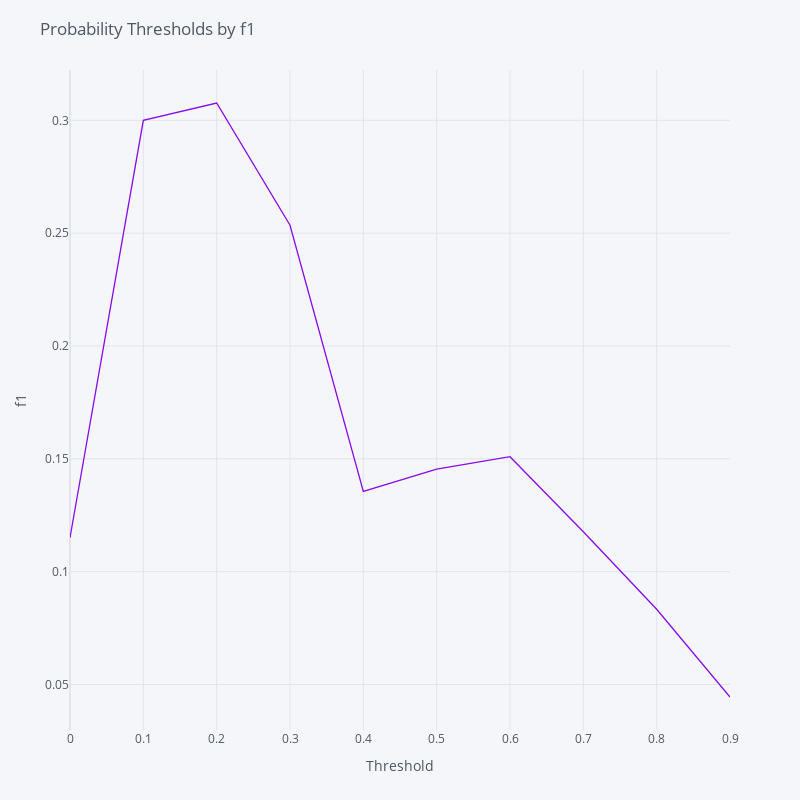

Here is the notebook cell this chart was saved with:
### Markdown cell above
<a id="id_5"></a>
## 5. Threshold Statistics

### Code cell
[threshold_df, opt_threshold] = opt_prob_threshold(test_probs, Y_test, metric = 'f1', colour = rgb_palette[2])

### Figure 1 — Plotly figure (JSON) as saved in the notebook; plotly's stock layout.template omitted (floating-point values rounded to 4 significant figures)
{"data": [{"line": {"color": "rgba(135, 10, 232, 1.0)", "dash": "solid", "shape": "linear", "width": 1.3}, "mode": "lines", "name": "metric", "text": "", "type": "scatter", "x": [0, 0.1, 0.2, 0.3, 0.4, 0.5, 0.6, 0.7, 0.8, 0.9], "y": [0.115, 0.3, 0.3077, 0.2535, 0.1356, 0.1455, 0.1509, 0.1176, 0.08333, 0.04444]}], "layout": {"height": 800, "legend": {"bgcolor": "#F5F6F9", "font": {"color": "#4D5663"}}, "margin": {"b": 70, "l": 70, "r": 70, "t": 70}, "paper_bgcolor": "#F5F6F9", "plot_bgcolor": "#F5F6F9", "title": {"font": {"color": "#4D5663"}, "text": "Probability Thresholds by f1"}, "width": 800, "xaxis": {"gridcolor": "#E1E5ED", "showgrid": true, "tickfont": {"color": "#4D5663"}, "title": {"font": {"color": "#4D5663"}, "text": "Threshold"}, "zerolinecolor": "#E1E5ED"}, "yaxis": {"gridcolor": "#E1E5ED", "showgrid": true, "tickfont": {"color": "#4D5663"}, "title": {"font": {"color": "#4D5663"}, "text": "f1"}, "zerolinecolor": "#E1E5ED"}}}
